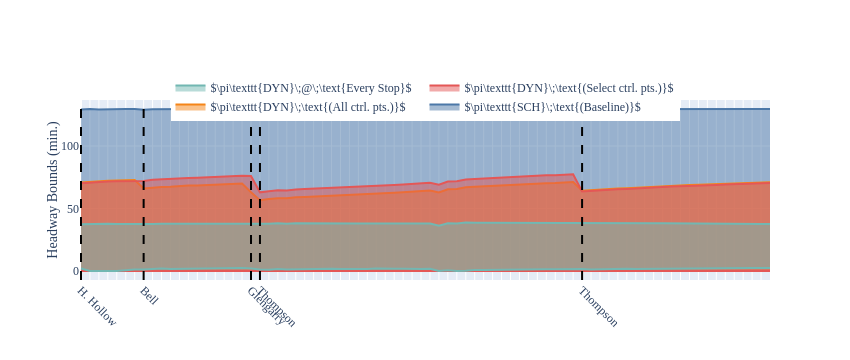

The notebook cell saved with this chart:
### Markdown cell above
## Evaluate Variants of the Route under Different Holding Policies
We create four route variants and compute their headway bounds:
1. Schedule-driven route: use the current stop schedules from the GTFS at the terminal and midpoint to hold buses,
2. Headway-driven holding at MXITHOMP and MXOTHOMP with 30 minutes maximum circuit holding time,
3. Headway-driven holding at MXIGLENG, MXITHOMP, MXIBELL, and MXOTHOMP with 30 minutes maximum circuit holding time,
4. Unbounded headway-driven holding at each stop.

### Code cell
# Schedule-driven route
SCHED_ROUTE= deepcopy(BASE_ROUTE)
for i in range(len(SCHED_ROUTE)):
    if SCHED_ROUTE[i].stop_id in ['HICHICNN', 'MCC4_15']:
        SCHED_ROUTE[i].policy = ScheduleDrivenPolicy
        SCHED_ROUTE[i].policy_args = {'schedule': SCHED_ROUTE[i].scheduled_departures}

# Schedule-driven at terminals, headway-driven at MXIBELL, MXIGLENG, MXITHOMP, and MXOTHOMP
HEADWAY4 = deepcopy(BASE_ROUTE)
for i in range(len(HEADWAY4)):
    if HEADWAY4[i].stop_id in ['MXIBELL', 'MXIGLENG', 'MXITHOMP', 'MXOTHOMP']:
        HEADWAY4[i].policy = HeadwayDrivenPolicy
        HEADWAY4[i].policy_args = {'activation_ratio': 0.75, 'max_holding': 7.5}

# Schedule-driven at terminals, headway-driven at MXITHOMP and MXOTHOMP
HEADWAY2 = deepcopy(BASE_ROUTE)
for i in range(len(HEADWAY2)):
    if HEADWAY2[i].stop_id in [ 'MXITHOMP', 'MXOTHOMP']:
        HEADWAY2[i].policy = HeadwayDrivenPolicy
        HEADWAY2[i].policy_args = {'activation_ratio': 0.75, 'max_holding': 15.0}

# Headway-driven at all stops
HEADWAY_ROUTE= deepcopy(BASE_ROUTE)
for i in range(len(HEADWAY_ROUTE)):
    HEADWAY_ROUTE[i].policy = HeadwayDrivenPolicy
    HEADWAY_ROUTE[i].policy_args = {'activation_ratio': 1, 'max_holding': float('inf')}

routes = [
    RouteConfig(name=r'\pi\texttt{SCH}\;\text{(Baseline)}', route=BASE_ROUTE, start_times=START_TIMES),
    RouteConfig(name=r'\pi\texttt{DYN}\;\text{(All ctrl. pts.)}', route=HEADWAY4, start_times=START_TIMES),
    RouteConfig(name=r'\pi\texttt{DYN}\;\text{(Select ctrl. pts.)}', route=HEADWAY2, start_times=START_TIMES),
    RouteConfig(name=r'\pi\texttt{DYN}\;@\;\text{Every Stop}', route=HEADWAY_ROUTE, start_times=START_TIMES),
]

run_experiment(
    exp_id='route55',
    routes=routes,
    t_max=60 * 24 * 7,
    ctrl_pts=dict(
        HICHICNN='H. Hollow',
        MXIBELL='Bell',
        MXIGLENG='Glengarry',
        MXITHOMP='Thompson',
        MCC4_15='City Ctr.',
        MXOTHOMP='Thompson',
    ),
)

### Figure 1 — Plotly figure (JSON) as saved in the notebook; plotly's stock layout.template omitted (floating-point values rounded to 4 significant figures)
{"data": [{"line": {"color": "#4C78A8"}, "mode": "lines", "showlegend": false, "type": "scatter", "x": [0, 1, 2, 3, 4, 5, 6, 7, 8, 9, 10, 11, 12, 13, 14, 15, 16, 17, 18, 19, 20, 21, 22, 23, 24, 25, 26, 27, 28, 29, 30, 31, 32, 33, 34, 35, 36, 37, 38, 39, 40, 41, 42, 43, 44, 45, 46, 47, 48, 49, 50, 51, 52, 53, 54, 55, 56, 57, 58, 59, 60, 61, 62, 63, 64, 65, 66, 67, 68, 69, 70, 71, 72, 73, 74, 75, 76, 77], "y": [129.2, 129.6, 129.2, 129.5, 129.5, 129.5, 129.6, 128.9, 129.4, 129.6, 129.2, 129.5, 129.6, 129.5, 129.6, 129.6, 129.6, 129.6, 129.6, 129.2, 128.9, 129.1, 129.6, 129.1, 129.5, 129.6, 129.5, 129.5, 129.4, 129.4, 129.2, 129.5, 129.5, 129.6, 129.5, 129.5, 129.5, 129.5, 129.6, 129.6, 127.4, 129.3, 128.7, 129.3, 129.5, 129.4, 129.4, 129.4, 129.5, 129.6, 129.5, 129.6, 129.6, 129.4, 129.6, 129.5, 129.6, 129.4, 129.5, 129.6, 129.6, 129.6, 129.6, 129.6, 129.6, 129.6, 129.6, 129.5, 129.6, 129.6, 129.6, 129.5, 129.6, 129.6, 129.6, 129.6, 129.6, 129.6]}, {"fill": "tonexty", "line": {"color": "#4C78A8"}, "mode": "lines", "name": "$\\pi\\texttt{SCH}\\;\\text{(Baseline)}$", "showlegend": true, "type": "scatter", "x": [0, 1, 2, 3, 4, 5, 6, 7, 8, 9, 10, 11, 12, 13, 14, 15, 16, 17, 18, 19, 20, 21, 22, 23, 24, 25, 26, 27, 28, 29, 30, 31, 32, 33, 34, 35, 36, 37, 38, 39, 40, 41, 42, 43, 44, 45, 46, 47, 48, 49, 50, 51, 52, 53, 54, 55, 56, 57, 58, 59, 60, 61, 62, 63, 64, 65, 66, 67, 68, 69, 70, 71, 72, 73, 74, 75, 76, 77], "y": [0, 0, 0, 0, 0, 0, 0, 0, 0, 0, 0, 0, 0, 0, 0, 0, 0, 0, 0, 0, 0, 0, 0, 0, 0, 0, 0, 0, 0, 0, 0, 0, 0, 0, 0, 0, 0, 0, 0, 0, 0, 0, 0, 0, 0, 0, 0, 0, 0, 0, 0, 0, 0, 0, 0, 0, 0, 0, 0, 0, 0, 0, 0, 0, 0, 0, 0, 0, 0, 0, 0, 0, 0, 0, 0, 0, 0, 0]}, {"line": {"color": "#F58518"}, "mode": "lines", "showlegend": false, "type": "scatter", "x": [0, 1, 2, 3, 4, 5, 6, 7, 8, 9, 10, 11, 12, 13, 14, 15, 16, 17, 18, 19, 20, 21, 22, 23, 24, 25, 26, 27, 28, 29, 30, 31, 32, 33, 34, 35, 36, 37, 38, 39, 40, 41, 42, 43, 44, 45, 46, 47, 48, 49, 50, 51, 52, 53, 54, 55, 56, 57, 58, 59, 60, 61, 62, 63, 64, 65, 66, 67, 68, 69, 70, 71, 72, 73, 74, 75, 76, 77], "y": [70.85, 71.5, 71.56, 72.29, 72.48, 72.63, 72.82, 65.95, 66.79, 67.27, 67.36, 68.03, 68.32, 68.48, 68.89, 69.28, 69.61, 69.81, 69.97, 63.01, 56.7, 57.53, 58.27, 58.12, 59.0, 59.27, 59.56, 59.87, 59.98, 60.33, 60.5, 61.06, 61.5, 61.75, 62.18, 62.53, 62.97, 63.52, 64.07, 64.37, 62.8, 65.36, 65.61, 66.96, 67.33, 67.75, 68.04, 68.44, 68.82, 69.14, 69.54, 69.95, 70.28, 70.39, 70.91, 71.13, 64.23, 64.76, 65.2, 65.7, 65.93, 66.21, 66.66, 67.0, 67.42, 67.87, 68.12, 68.33, 68.75, 68.92, 69.2, 69.47, 69.79, 69.93, 70.06, 70.29, 70.58, 70.94]}, {"fill": "tonexty", "line": {"color": "#F58518"}, "mode": "lines", "name": "$\\pi\\texttt{DYN}\\;\\text{(All ctrl. pts.)}$", "showlegend": true, "type": "scatter", "x": [0, 1, 2, 3, 4, 5, 6, 7, 8, 9, 10, 11, 12, 13, 14, 15, 16, 17, 18, 19, 20, 21, 22, 23, 24, 25, 26, 27, 28, 29, 30, 31, 32, 33, 34, 35, 36, 37, 38, 39, 40, 41, 42, 43, 44, 45, 46, 47, 48, 49, 50, 51, 52, 53, 54, 55, 56, 57, 58, 59, 60, 61, 62, 63, 64, 65, 66, 67, 68, 69, 70, 71, 72, 73, 74, 75, 76, 77], "y": [0, 0, 0, 0, 0, 0, 0, 0, 0, 0, 0, 0, 0, 0, 0, 0, 0, 0, 0, 0, 0, 0, 0, 0, 0, 0, 0, 0, 0, 0, 0, 0, 0, 0, 0, 0, 0, 0, 0, 0, 0, 0, 0, 0, 0, 0, 0, 0, 0, 0, 0, 0, 0, 0, 0, 0, 0, 0, 0, 0, 0, 0, 0, 0, 0, 0, 0, 0, 0, 0, 0, 0, 0, 0, 0, 0, 0, 0]}, {"line": {"color": "#E45756"}, "mode": "lines", "showlegend": false, "type": "scatter", "x": [0, 1, 2, 3, 4, 5, 6, 7, 8, 9, 10, 11, 12, 13, 14, 15, 16, 17, 18, 19, 20, 21, 22, 23, 24, 25, 26, 27, 28, 29, 30, 31, 32, 33, 34, 35, 36, 37, 38, 39, 40, 41, 42, 43, 44, 45, 46, 47, 48, 49, 50, 51, 52, 53, 54, 55, 56, 57, 58, 59, 60, 61, 62, 63, 64, 65, 66, 67, 68, 69, 70, 71, 72, 73, 74, 75, 76, 77], "y": [70.27, 70.91, 70.97, 71.71, 71.89, 72.05, 72.24, 72.09, 72.93, 73.42, 73.51, 74.17, 74.47, 74.64, 75.05, 75.43, 75.77, 75.97, 76.12, 76.08, 62.95, 63.79, 64.52, 64.38, 65.25, 65.53, 65.82, 66.12, 66.23, 66.58, 66.76, 67.32, 67.76, 68.0, 68.43, 68.78, 69.22, 69.78, 70.32, 70.62, 69.06, 71.62, 71.86, 73.21, 73.59, 74.0, 74.29, 74.7, 75.08, 75.4, 75.8, 76.2, 76.54, 76.65, 77.16, 77.39, 63.65, 64.18, 64.62, 65.11, 65.35, 65.63, 66.08, 66.41, 66.83, 67.29, 67.54, 67.75, 68.16, 68.34, 68.62, 68.89, 69.21, 69.35, 69.48, 69.71, 70.0, 70.36]}, {"fill": "tonexty", "line": {"color": "#E45756"}, "mode": "lines", "name": "$\\pi\\texttt{DYN}\\;\\text{(Select ctrl. pts.)}$", "showlegend": true, "type": "scatter", "x": [0, 1, 2, 3, 4, 5, 6, 7, 8, 9, 10, 11, 12, 13, 14, 15, 16, 17, 18, 19, 20, 21, 22, 23, 24, 25, 26, 27, 28, 29, 30, 31, 32, 33, 34, 35, 36, 37, 38, 39, 40, 41, 42, 43, 44, 45, 46, 47, 48, 49, 50, 51, 52, 53, 54, 55, 56, 57, 58, 59, 60, 61, 62, 63, 64, 65, 66, 67, 68, 69, 70, 71, 72, 73, 74, 75, 76, 77], "y": [0, 0, 0, 0, 0, 0, 0, 0, 0, 0, 0, 0, 0, 0, 0, 0, 0, 0, 0, 0, 0, 0, 0, 0, 0, 0, 0, 0, 0, 0, 0, 0, 0, 0, 0, 0, 0, 0, 0, 0, 0, 0, 0, 0, 0, 0, 0, 0, 0, 0, 0, 0, 0, 0, 0, 0, 0, 0, 0, 0, 0, 0, 0, 0, 0, 0, 0, 0, 0, 0, 0, 0, 0, 0, 0, 0, 0, 0]}, {"line": {"color": "#72B7B2"}, "mode": "lines", "showlegend": false, "type": "scatter", "x": [0, 1, 2, 3, 4, 5, 6, 7, 8, 9, 10, 11, 12, 13, 14, 15, 16, 17, 18, 19, 20, 21, 22, 23, 24, 25, 26, 27, 28, 29, 30, 31, 32, 33, 34, 35, 36, 37, 38, 39, 40, 41, 42, 43, 44, 45, 46, 47, 48, 49, 50, 51, 52, 53, 54, 55, 56, 57, 58, 59, 60, 61, 62, 63, 64, 65, 66, 67, 68, 69, 70, 71, 72, 73, 74, 75, 76, 77], "y": [37.31, 37.62, 37.46, 37.78, 37.69, 37.61, 37.56, 37.16, 37.68, 37.79, 37.63, 37.89, 37.87, 37.75, 37.79, 37.8, 37.77, 37.68, 37.58, 37.35, 37.37, 37.84, 38.12, 37.78, 38.18, 38.08, 38.01, 37.99, 37.86, 37.91, 37.85, 38.05, 38.09, 38.01, 38.02, 38.0, 38.04, 38.11, 38.17, 38.07, 36.19, 38.26, 38.07, 38.76, 38.67, 38.62, 38.54, 38.54, 38.54, 38.48, 38.46, 38.44, 38.38, 38.2, 38.32, 38.21, 38.21, 38.27, 38.3, 38.33, 38.21, 38.13, 38.15, 38.1, 38.11, 38.12, 38.02, 37.93, 37.97, 37.86, 37.82, 37.78, 37.78, 37.66, 37.57, 37.54, 37.53, 37.56]}, {"fill": "tonexty", "line": {"color": "#72B7B2"}, "mode": "lines", "name": "$\\pi\\texttt{DYN}\\;@\\;\\text{Every Stop}$", "showlegend": true, "type": "scatter", "x": [0, 1, 2, 3, 4, 5, 6, 7, 8, 9, 10, 11, 12, 13, 14, 15, 16, 17, 18, 19, 20, 21, 22, 23, 24, 25, 26, 27, 28, 29, 30, 31, 32, 33, 34, 35, 36, 37, 38, 39, 40, 41, 42, 43, 44, 45, 46, 47, 48, 49, 50, 51, 52, 53, 54, 55, 56, 57, 58, 59, 60, 61, 62, 63, 64, 65, 66, 67, 68, 69, 70, 71, 72, 73, 74, 75, 76, 77], "y": [2.055, 0, 0, 0, 0, 0.6584, 1.241, 1.115, 1.67, 1.979, 1.607, 1.713, 2.064, 2.169, 2.095, 2.101, 2.178, 2.355, 2.43, 1.943, 1.186, 1.058, 1.625, 1.285, 1.513, 1.74, 1.628, 1.798, 1.813, 1.664, 1.527, 1.597, 1.671, 1.961, 1.68, 1.705, 1.75, 1.541, 1.652, 1.843, 0, 0.6793, 0, 0.2434, 0.8029, 0.7517, 0.9299, 0.8642, 1.111, 1.315, 1.234, 1.329, 1.473, 1.319, 1.49, 1.583, 1.562, 1.155, 1.385, 1.43, 1.694, 1.763, 1.591, 1.701, 1.678, 1.668, 1.827, 1.857, 1.869, 2.12, 2.09, 2.024, 2.177, 2.346, 2.459, 2.47, 2.414, 2.399]}], "layout": {"font": {"family": "Times New Roman, serif"}, "height": 360, "legend": {"orientation": "h", "x": 0.5, "xanchor": "center", "y": 1.15, "yanchor": "top"}, "shapes": [{"line": {"color": "black", "dash": "dash", "width": 2}, "type": "line", "x0": 0, "x1": 0, "xref": "x", "y0": 0, "y1": 1, "yref": "y domain"}, {"line": {"color": "black", "dash": "dash", "width": 2}, "type": "line", "x0": 7, "x1": 7, "xref": "x", "y0": 0, "y1": 1, "yref": "y domain"}, {"line": {"color": "black", "dash": "dash", "width": 2}, "type": "line", "x0": 19, "x1": 19, "xref": "x", "y0": 0, "y1": 1, "yref": "y domain"}, {"line": {"color": "black", "dash": "dash", "width": 2}, "type": "line", "x0": 20, "x1": 20, "xref": "x", "y0": 0, "y1": 1, "yref": "y domain"}, {"line": {"color": "black", "dash": "dash", "width": 2}, "type": "line", "x0": 56, "x1": 56, "xref": "x", "y0": 0, "y1": 1, "yref": "y domain"}], "width": 850, "xaxis": {"tickangle": 45, "tickmode": "array", "ticktext": ["H. Hollow", "", "", "", "", "", "", "Bell", "", "", "", "", "", "", "", "", "", "", "", "Glengarry", "Thompson", "", "", "", "", "", "", "", "", "", "", "", "", "", "", "", "", "", "", "", "", "", "", "", "", "", "", "", "", "", "", "", "", "", "", "", "Thompson", "", "", "", "", "", "", "", "", "", "", "", "", "", "", "", "", "", "", "", "", ""], "tickvals": [0, 1, 2, 3, 4, 5, 6, 7, 8, 9, 10, 11, 12, 13, 14, 15, 16, 17, 18, 19, 20, 21, 22, 23, 24, 25, 26, 27, 28, 29, 30, 31, 32, 33, 34, 35, 36, 37, 38, 39, 40, 41, 42, 43, 44, 45, 46, 47, 48, 49, 50, 51, 52, 53, 54, 55, 56, 57, 58, 59, 60, 61, 62, 63, 64, 65, 66, 67, 68, 69, 70, 71, 72, 73, 74, 75, 76, 77]}, "yaxis": {"title": {"standoff": 0, "text": "Headway Bounds (min.)"}}}}
